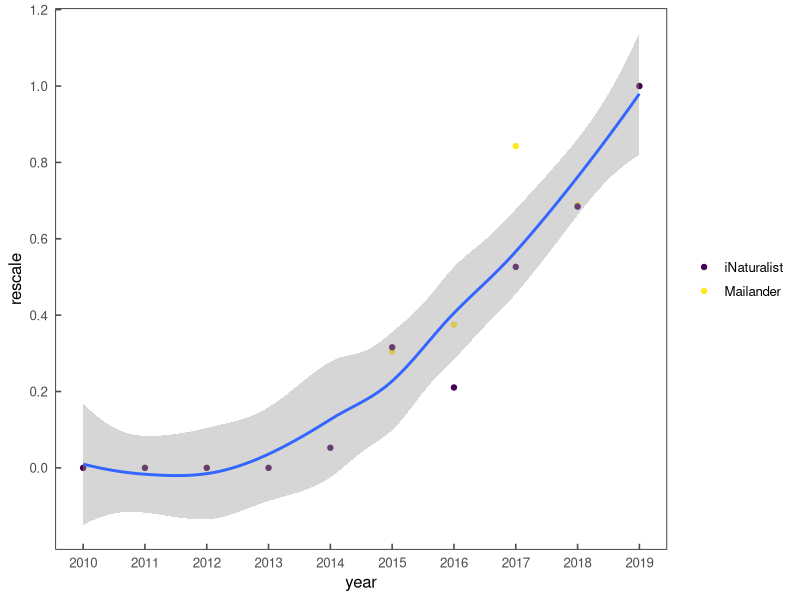

The R source for this figure:
## load .csv file containing Monterey Bay JWS observations
## build one plot that ensembles a single JWS time series
## from each of the available data streams: iNat entries, Eric's obs, Chris Lowe acoustic immigrants
## run a loess though rescaled data

library(data.table)
library(viridis)
library(ggthemes)
library(ggplot2)
library(ggthemes)

themeKV <- theme_few() +
  theme(strip.background = element_blank(),
        axis.line = element_blank(),
        axis.text.x = element_text(margin = margin(0.2, unit = "cm")),
        axis.text.y = element_text(margin = margin(c(1, 0.2), unit = "cm")),
        axis.ticks.length=unit(-0.15, "cm"),element_line(colour = "black", size=.5),
        panel.border = element_rect(colour = "black", fill=NA, size=.5),
        legend.title=element_blank(),
        strip.text=element_text(hjust=0))

## load data from within repo
mbay_jws <- read.csv('./data/JWS_obs_Mbay_2010_2019.csv', header = T)


ggplot(data = mbay_jws, aes(x=year, y=rescale)) +
  themeKV+
  geom_point(aes(color = source)) +
  geom_smooth(method = "loess", formula = y ~ x, span = 0.7, se = TRUE) +
  ## geom_smooth(aes(color = source, fill = source), method = "loess", formula = y ~ x, span = 0.7, se = TRUE) +
  scale_x_continuous(limits = c(2010,2019),
                     breaks = c(2010,2011,2012,2013,2014,2015,2016,2017,2018,2019)) +
  scale_y_continuous(breaks = c(0,0.2,0.4,0.6,0.8,1,1.2)) +
  scale_color_viridis(discrete = TRUE, option = "D")+
  scale_fill_viridis(discrete = TRUE)
